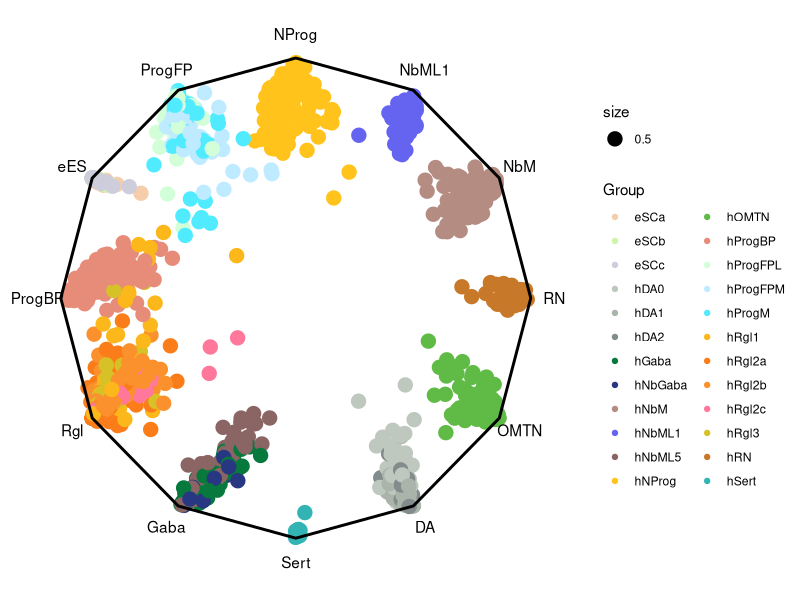
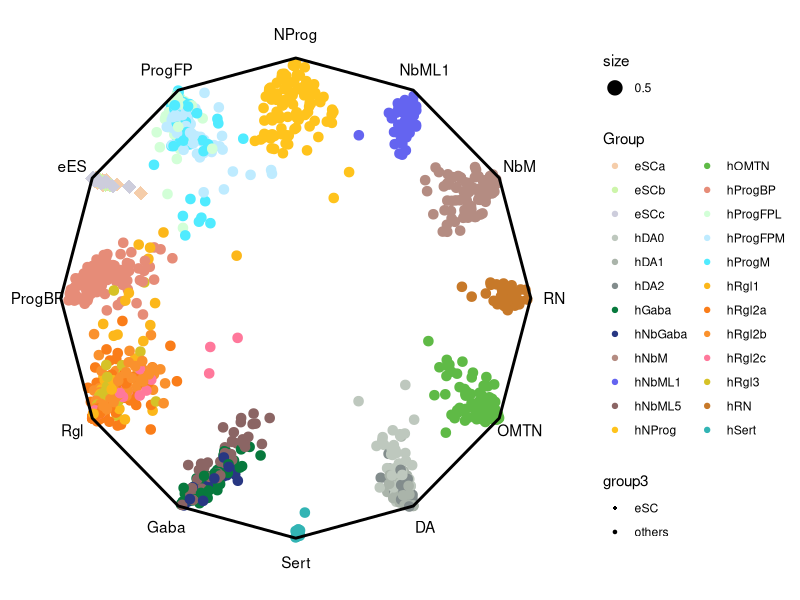
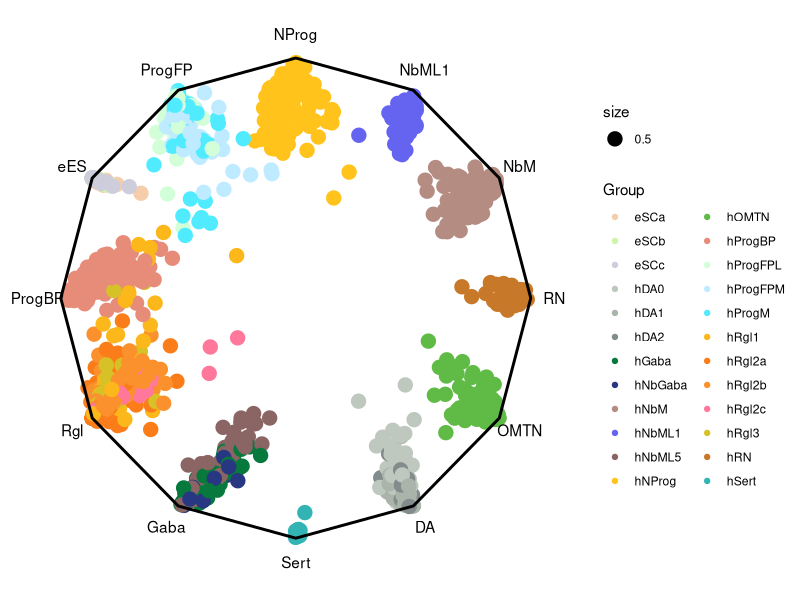
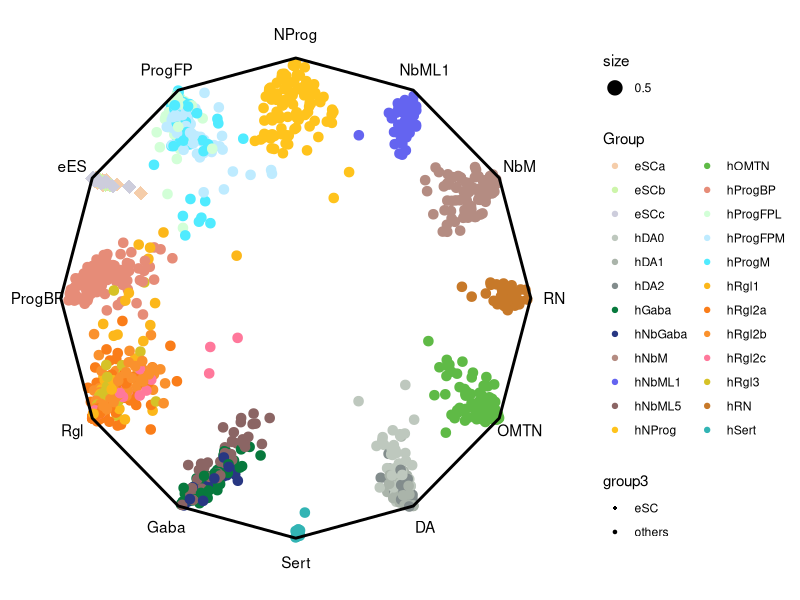

These figures' R source, in order:
## ---- chunk 1
knitr::opts_chunk$set(echo = TRUE)
## ---- chunk 2
options("repos"= c(CRAN="https://mirrors.tuna.tsinghua.edu.cn/CRAN/"))
options(BioC_mirror="http://mirrors.tuna.tsinghua.edu.cn/bioconductor/")
## ---- chunk 3
library(ggplot2)

# 显示英文报错信息
# Show English error messages
Sys.setenv(LANGUAGE = "en")

# 禁止chr转成factor
# Prevent character-to-factor conversion
options(stringsAsFactors = FALSE) 
## ---- chunk 4
# 读取文件
# Read Data File

## 文件格式如下
## File Format as follows

### 行为某种观测（点），列为某种水平（角），末列标注各个点的归属情况
### 数据大小在0-1之间，样本间可比
### Rows represent observations (points), columns represent levels (axes), and the last column indicates group membership for each point
### Data values range between 0-1 and are comparable across samples
raw.data <- read.table("easy_input.txt", header = T, stringsAsFactors = T)
## ---- chunk 5
# 记录末列的名称
# Record the name of the last column 
txt <- colnames(raw.data)[ncol(raw.data)]

## 计算坐标轴角度
## Calculate axis angles
sides <- ncol(raw.data) - 1 
start_angle <- 90 
basis <- t(sapply((1:sides)-1, function(i){
  c(cos(2 * i * pi / sides + start_angle * pi / 180),
    sin(2 * i * pi / sides + start_angle * pi / 180))
}))

## 将12维的数据坐标投射到二维
## Project 12-dimensional data coordinates onto 2D space
data <- as.matrix(raw.data[, -match(txt, colnames(raw.data))]) %*% basis

# 准备绘图数据
# Prepare plotting data  

### 点的数据
### Point data
plot.data <- data.frame(
  "x" = data[, 1],
  "y" = data[, 2],
  "Group" = raw.data$celltype
)

### 多边形的数据
### Polygon data (axis framework) 
basis <- data.frame(
  "x" = basis[, 1],
  "y" = basis[, 2]
)

### 类图例的数据
### Axis label data
label <- data.frame(
  "x" = 1.1 * basis[, 1],
  "y" = 1.1 * basis[, 2],
  "label" = colnames(raw.data)[-ncol(raw.data)]
)

### 设定颜色（由原Python代码改写来，使用的是RGB颜色）
### Color settings (adapted from original Python code using RGB values) 
color.palette <- list(
  'hEndo'=   c(190,  10,  10),'hPeric'= c(225, 160,  30),'hMgl'=    c(217, 245,   7),
  'hDA1'=    c(170, 180, 170),'hDA2'=   c(130, 140, 140),'hNbM'=    c(180, 140, 130),
  'hNbML1'=  c(100, 100, 240),'hProgM'= c( 80, 235, 255),'hProgFPM'=c(190, 235, 255),
  'hProgFPL'=c(210, 255, 215),'hProgBP'=c(230, 140, 120),'hNProg'=  c(255, 195,  28),
  'hNbML5'=  c(139, 101, 100),'hRgl1'=  c(252, 183,  26),'hRgl3'=   c(214, 194,  39),
  'hRgl2c'=  c(255, 120, 155),'hRgl2b'= c(250, 145,  45),'hRgl2a'=  c(250, 125,  25),
  'hDA0'=    c(190, 200, 190),'hOPC'=   c(255,  35, 155),'hRN'=     c(199, 121,  41),
  'hNbGaba'= c( 40,  55, 130),'hGaba'=  c(  7,  121, 61),'hOMTN'=   c( 95, 186,  70),
  'hSert'=   c( 50, 180, 180),'eSCa'=   c(245, 205, 170),'eSCb'=    c(205, 245, 170),
  'eSCc'=    c(205, 205, 220)
)
color.palette <- lapply(color.palette, function(x){
  rgb(red = x[1]/255, green = x[2]/255, blue = x[3]/255)
})
color.palette <- unlist(color.palette) 
## ---- chunk 6
# 轮状图绘制 
# Wheel Plot Visualization
ggplot(plot.data, aes(x = x, y = y)) +
  geom_point(aes(col = Group, size = .5)) +
  geom_polygon(mapping = aes(x = x, y = y), data = basis,
               fill = "transparent", color = "black", size = 1) +
  geom_text(mapping = aes(x = x, y = y, label = label), data = label) +
  scale_color_manual(values = color.palette) +
  theme_classic() +
  theme(axis.line = element_blank(),
        axis.title = element_blank(),
        axis.ticks = element_blank(),
        axis.text = element_blank())

# 保存图形
# Save plot as PDF
ggsave("wheelplot.pdf", width = 10, height = 8) 
## ---- chunk 7
# 创建新分组变量用于形状映射
# Create new grouping variable for shape mapping
plot.data$group3 <- "others"

# 将eSC相关组(a/b/c)标记为特殊形状
# Mark eSC groups (a/b/c) with distinct shape
plot.data[plot.data$Group %in% c("eSCa", "eSCb", "eSCc"),]$group3 <- "eSC"

# 增强轮状图绘制 
# Enhanced Wheel Plot Visualization
ggplot(plot.data, aes(x = x, y = y)) +
  geom_point(aes(col = Group, shape = group3, size = .5)) + 
  scale_shape_manual(values = c(18, 20)) + 
  geom_polygon(mapping = aes(x = x, y = y), data = basis,
               fill = "transparent", color = "black", size = 1) +
  geom_text(mapping = aes(x = x, y = y, label = label), data = label) +
  scale_color_manual(values = color.palette) +
  theme_classic() +
  theme(axis.line = element_blank(),
        axis.title = element_blank(),
        axis.ticks = element_blank(),
        axis.text = element_blank())

# 保存图形
# Save plot as PDF
ggsave("wheelplot_plus.pdf", width = 8, height = 6) 
## ---- chunk 8
# 显示会话信息
# Show session information
sessionInfo()
